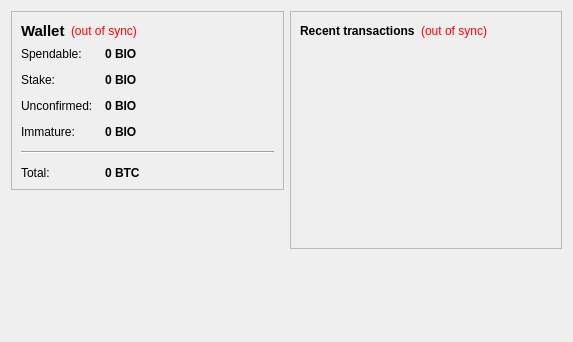
<?xml version="1.0" encoding="UTF-8"?>
<ui version="4.0">
 <class>OverviewPage</class>
 <widget class="QWidget" name="OverviewPage">
  <property name="geometry">
   <rect>
    <x>0</x>
    <y>0</y>
    <width>573</width>
    <height>342</height>
   </rect>
  </property>
  <property name="windowTitle">
   <string>Form</string>
  </property>
  <layout class="QHBoxLayout" name="horizontalLayout" stretch="1,1">
   <item>
    <layout class="QVBoxLayout" name="verticalLayout_2">
     <item>
      <widget class="QFrame" name="frame">
       <property name="frameShape">
        <enum>QFrame::StyledPanel</enum>
       </property>
       <property name="frameShadow">
        <enum>QFrame::Raised</enum>
       </property>
       <layout class="QVBoxLayout" name="verticalLayout_4">
        <item>
         <layout class="QHBoxLayout" name="horizontalLayout_4">
          <item>
           <widget class="QLabel" name="label_5">
            <property name="font">
             <font>
              <pointsize>11</pointsize>
              <weight>75</weight>
              <bold>true</bold>
             </font>
            </property>
            <property name="text">
             <string>Wallet</string>
            </property>
           </widget>
          </item>
          <item>
           <widget class="QLabel" name="labelWalletStatus">
            <property name="toolTip">
             <string>The displayed information may be out of date. Your wallet automatically synchronizes with the BitcoinOne network after a connection is established, but this process has not completed yet.</string>
            </property>
            <property name="styleSheet">
             <string notr="true">QLabel { color: red; }</string>
            </property>
            <property name="text">
             <string notr="true">(out of sync)</string>
            </property>
            <property name="alignment">
             <set>Qt::AlignLeading|Qt::AlignLeft|Qt::AlignVCenter</set>
            </property>
           </widget>
          </item>
          <item>
           <spacer name="horizontalSpacer_2">
            <property name="orientation">
             <enum>Qt::Horizontal</enum>
            </property>
            <property name="sizeHint" stdset="0">
             <size>
              <width>40</width>
              <height>20</height>
             </size>
            </property>
           </spacer>
          </item>
         </layout>
        </item>
        <item>
         <layout class="QFormLayout" name="formLayout_2">
          <property name="fieldGrowthPolicy">
           <enum>QFormLayout::AllNonFixedFieldsGrow</enum>
          </property>
          <property name="horizontalSpacing">
           <number>12</number>
          </property>
          <property name="verticalSpacing">
           <number>12</number>
          </property>
          <item row="0" column="0">
           <widget class="QLabel" name="label">
            <property name="text">
             <string>Spendable:</string>
            </property>
           </widget>
          </item>
          <item row="0" column="1">
           <widget class="QLabel" name="labelBalance">
            <property name="font">
             <font>
              <weight>75</weight>
              <bold>true</bold>
             </font>
            </property>
            <property name="cursor">
             <cursorShape>IBeamCursor</cursorShape>
            </property>
            <property name="toolTip">
             <string>Your current spendable balance</string>
            </property>
            <property name="text">
             <string notr="true">0 BIO</string>
            </property>
            <property name="textInteractionFlags">
             <set>Qt::LinksAccessibleByMouse|Qt::TextSelectableByKeyboard|Qt::TextSelectableByMouse</set>
            </property>
           </widget>
          </item>
          <item row="1" column="0">
           <widget class="QLabel" name="label_6">
            <property name="text">
             <string>Stake:</string>
            </property>
           </widget>
          </item>
          <item row="1" column="1">
           <widget class="QLabel" name="labelStake">
            <property name="font">
             <font>
              <weight>75</weight>
              <bold>true</bold>
             </font>
            </property>
            <property name="cursor">
             <cursorShape>IBeamCursor</cursorShape>
            </property>
            <property name="toolTip">
             <string>Total of coins that was staked, and do not yet count toward the current balance</string>
            </property>
            <property name="text">
             <string notr="true">0 BIO</string>
            </property>
            <property name="textInteractionFlags">
             <set>Qt::LinksAccessibleByMouse|Qt::TextSelectableByKeyboard|Qt::TextSelectableByMouse</set>
            </property>
           </widget>
          </item>
          <item row="2" column="0">
           <widget class="QLabel" name="label_3">
            <property name="text">
             <string>Unconfirmed:</string>
            </property>
           </widget>
          </item>
          <item row="2" column="1">
           <widget class="QLabel" name="labelUnconfirmed">
            <property name="font">
             <font>
              <weight>75</weight>
              <bold>true</bold>
             </font>
            </property>
            <property name="cursor">
             <cursorShape>IBeamCursor</cursorShape>
            </property>
            <property name="toolTip">
             <string>Total of transactions that have yet to be confirmed, and do not yet count toward the current balance</string>
            </property>
            <property name="text">
             <string notr="true">0 BIO</string>
            </property>
            <property name="textInteractionFlags">
             <set>Qt::LinksAccessibleByMouse|Qt::TextSelectableByKeyboard|Qt::TextSelectableByMouse</set>
            </property>
           </widget>
          </item>
          <item row="3" column="0">
           <widget class="QLabel" name="labelImmatureText">
            <property name="text">
             <string>Immature:</string>
            </property>
           </widget>
          </item>
          <item row="3" column="1">
           <widget class="QLabel" name="labelImmature">
            <property name="font">
             <font>
              <weight>75</weight>
              <bold>true</bold>
             </font>
            </property>
            <property name="toolTip">
             <string>Mined balance that has not yet matured</string>
            </property>
            <property name="text">
             <string notr="true">0 BIO</string>
            </property>
            <property name="textInteractionFlags">
             <set>Qt::LinksAccessibleByMouse|Qt::TextSelectableByKeyboard|Qt::TextSelectableByMouse</set>
            </property>
           </widget>
          </item>
          <item row="4" column="0" colspan="2">
           <widget class="Line" name="line">
            <property name="orientation">
             <enum>Qt::Horizontal</enum>
            </property>
           </widget>
          </item>
          <item row="5" column="0">
           <widget class="QLabel" name="labelTotalText">
            <property name="text">
             <string>Total:</string>
            </property>
           </widget>
          </item>
          <item row="5" column="1">
           <widget class="QLabel" name="labelTotal">
            <property name="font">
             <font>
              <weight>75</weight>
              <bold>true</bold>
             </font>
            </property>
            <property name="cursor">
             <cursorShape>IBeamCursor</cursorShape>
            </property>
            <property name="toolTip">
             <string>Your current total balance</string>
            </property>
            <property name="text">
             <string notr="true">0 BTC</string>
            </property>
            <property name="textInteractionFlags">
             <set>Qt::LinksAccessibleByMouse|Qt::TextSelectableByKeyboard|Qt::TextSelectableByMouse</set>
            </property>
           </widget>
          </item>
         </layout>
        </item>
       </layout>
      </widget>
     </item>
     <item>
      <spacer name="verticalSpacer">
       <property name="orientation">
        <enum>Qt::Vertical</enum>
       </property>
       <property name="sizeHint" stdset="0">
        <size>
         <width>20</width>
         <height>40</height>
        </size>
       </property>
      </spacer>
     </item>
    </layout>
   </item>
   <item>
    <layout class="QVBoxLayout" name="verticalLayout_3">
     <item>
      <widget class="QFrame" name="frame_2">
       <property name="frameShape">
        <enum>QFrame::StyledPanel</enum>
       </property>
       <property name="frameShadow">
        <enum>QFrame::Raised</enum>
       </property>
       <layout class="QVBoxLayout" name="verticalLayout">
        <item>
         <layout class="QHBoxLayout" name="horizontalLayout_2">
          <item>
           <widget class="QLabel" name="label_4">
            <property name="text">
             <string>&lt;b&gt;Recent transactions&lt;/b&gt;</string>
            </property>
           </widget>
          </item>
          <item>
           <widget class="QLabel" name="labelTransactionsStatus">
            <property name="toolTip">
             <string>The displayed information may be out of date. Your wallet automatically synchronizes with the BitcoinOne network after a connection is established, but this process has not completed yet.</string>
            </property>
            <property name="styleSheet">
             <string notr="true">QLabel { color: red; }</string>
            </property>
            <property name="text">
             <string notr="true">(out of sync)</string>
            </property>
            <property name="alignment">
             <set>Qt::AlignRight|Qt::AlignTrailing|Qt::AlignVCenter</set>
            </property>
           </widget>
          </item>
          <item>
           <spacer name="horizontalSpacer">
            <property name="orientation">
             <enum>Qt::Horizontal</enum>
            </property>
            <property name="sizeHint" stdset="0">
             <size>
              <width>40</width>
              <height>20</height>
             </size>
            </property>
           </spacer>
          </item>
         </layout>
        </item>
        <item>
         <widget class="QListView" name="listTransactions">
          <property name="styleSheet">
           <string notr="true">QListView { background: transparent; }</string>
          </property>
          <property name="frameShape">
           <enum>QFrame::NoFrame</enum>
          </property>
          <property name="verticalScrollBarPolicy">
           <enum>Qt::ScrollBarAlwaysOff</enum>
          </property>
          <property name="horizontalScrollBarPolicy">
           <enum>Qt::ScrollBarAlwaysOff</enum>
          </property>
          <property name="selectionMode">
           <enum>QAbstractItemView::NoSelection</enum>
          </property>
         </widget>
        </item>
       </layout>
      </widget>
     </item>
     <item>
      <spacer name="verticalSpacer_2">
       <property name="orientation">
        <enum>Qt::Vertical</enum>
       </property>
       <property name="sizeHint" stdset="0">
        <size>
         <width>20</width>
         <height>40</height>
        </size>
       </property>
      </spacer>
     </item>
    </layout>
   </item>
  </layout>
 </widget>
 <resources/>
 <connections/>
</ui>
